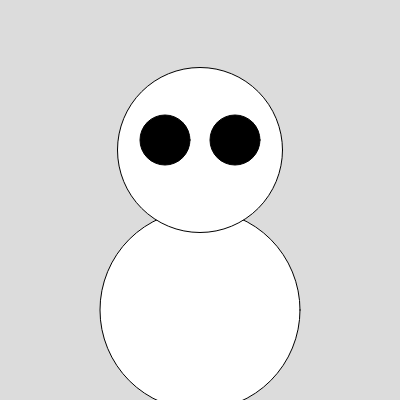
Frame 1 (no input)
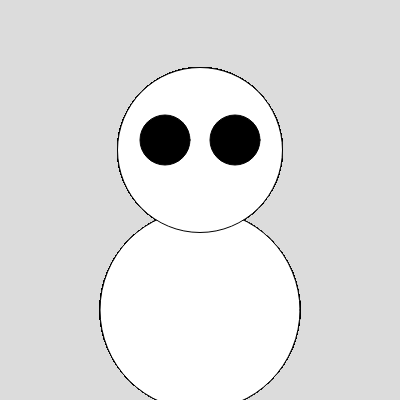
Frame 60 (no input)
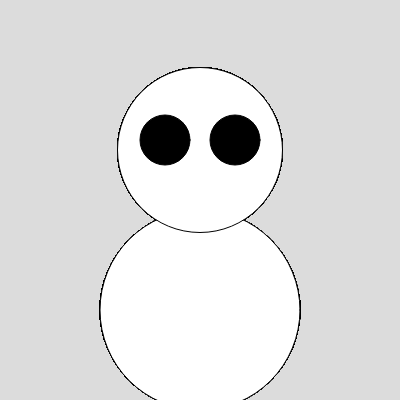
Frame 120 (the mouse pressed at the canvas centre since frame 60)

The p5.js sketch that drew these frames (run headless with seeded random() and noise() and a simulated clock; from frame 60 on, the mouse is pressed at the canvas centre):

// p5.js sketch
// ── sketch.js
function setup() {
  createCanvas(400, 400);
  background(220, 220, 220)
}

function draw() {
  fill(255, 255, 255, 255)
  ellipse(200, 310, 200, 200)
  fill(255, 255, 255);
  ellipse(200, 150, 165, 165);
  fill(0, 0, 0)
  ellipse(165, 140, 50, 50)
  fill(0, 0, 0)
  ellipse(235, 140, 50, 50)
}


// ── About Me.html
<!doctype html>
<html>
<head>
<meta charset="UTF-8">
<title>Untitled Document</title>
	<style> Body{
		background-color:blanchedalmond
		}

	</style>
</head>

<body>
	<h1>All about Juan Loja



<h2>Before BECA</h2> 
 <p>After I graduated from elementary, I switched schools to Beca and still here since middle school.</p> <br>  


   
 <h2>During BECA</h2> <br> 
<p>During Beca in middle school and high school my experience was ok is not that bad or neither really good.</p>


   
<h2>After BECA</h2> <br> 
   <p>After Beca I was planing to go to college and be a software engineer or to be a plumer then move out of nyc to Long Island.</p>
</body>
</html>

// ── Digitzl Desing.html
<!doctype html>
<html>
<head>
<meta charset="UTF-8">
<title>Untitled Document</title>
</head>

<body>
	<h1>Digital Desing Page</h1>
	
	<h3></h3>
</body>
</html>

// ── Homepage.html
<!doctype html>
<html>
<head>
<meta charset="UTF-8">
<title>Untitled Document</title>
	<style> body{
		background-color: aquamarine
		}
	
	</style>
</head>

<body>
	<H1> Web design Portfolio</H1>
	 <h2>By Juan Loja</h2>
	<a href="Homepage.html">Home Page</a>
	
	<a href="visualdesign.html">Visual Design</a>
	
	<a href="digitaldesign.html">Digital Desing</a>
	
	<a href="About Me.html">About Me</a>
</body>
</html>

// ── digitaldesign.html
<!doctype html>
<html>
<head>
<meta charset="UTF-8">
<title>Untitled Document</title>
</head>

<body>
	<h1>Digital Desing Page</h1>
	
	<a href="Labs/lab 1.html">Lab 1</a>
	
</body>
</html>

// ── lab 1.html
<!DOCTYPE html>
<html>

<head>
  <meta charset="utf-8">
  <meta name="viewport" content="width=device-width">
  <title>replit</title>
  <link href="style.css" rel="stylesheet" type="text/css" />
</head>

<body>
 <h1>Chilli with meat Recipe</h1>
 <img src="chilli.jpeg" alt="Chilli with meat" Width="300" Height="300"> 
 <ul><h2> Ingredients</h2>
   <li>400g of beef</li>
   <li>1 Onion</li>
   <li> 1 glove of garlic</li>
   <li>400g tomato paste</li>
   <li>400g kidney beans</li>
   <li>1 teaspoon of chilli powder</li>
   <li>Half teaspoon of ground cumin</li>
   <li>1 tablespoon of olive oil</li>
   <li>A few grinds of black pepper</li>
   <img src="Classic-Chili-Recipe-Ingredients.jpeg"alt="Equipment" Width="300" Height="300">
  <h2> Equipment </h2>
   <li>Large pan</li>
   <li>Chopping knife</li>
   <li>Choppping board</li>
   <li>Wodden spoon</li>
   <img src="pans.jpeg" alt="Equipment" Width="300" Height="250">
   
 </ul>
</body>
</html>

</html>
<!DOCTYPE html>
<html>

// ── visualdesign.html
<!doctype html>
<html>
<head>
<meta charset="UTF-8">
<title>Untitled Document</title>
<style type="text/css">
h1 {
    background-color: Red;
    font-size: 55px;
    color: Gray;
}
</style>
</head>

<body>
	<h1>Visual Design Artifacts</h1>
	 
	<h2> Artifact #1</h2>
	
	<img src="Artifacts/CarrotMen.png" height="250" width="250">
									     
	
	<p> In this Artifact, we have being asked to do a mister potato head but our way.</p>
    <p> I decided to do a carrot with a business men outfit.</p>
	
	<h2> Artifact #2</h2>
	
	<img src="Artifacts/On my block.JL.png" height="250" width="250">
	
	<p>In this artifact, I did a 3D model of a street that I design myself.</p>
	
	<h2> Artifact #3</h2>
	<img
	
	
	
</body>
</html>
